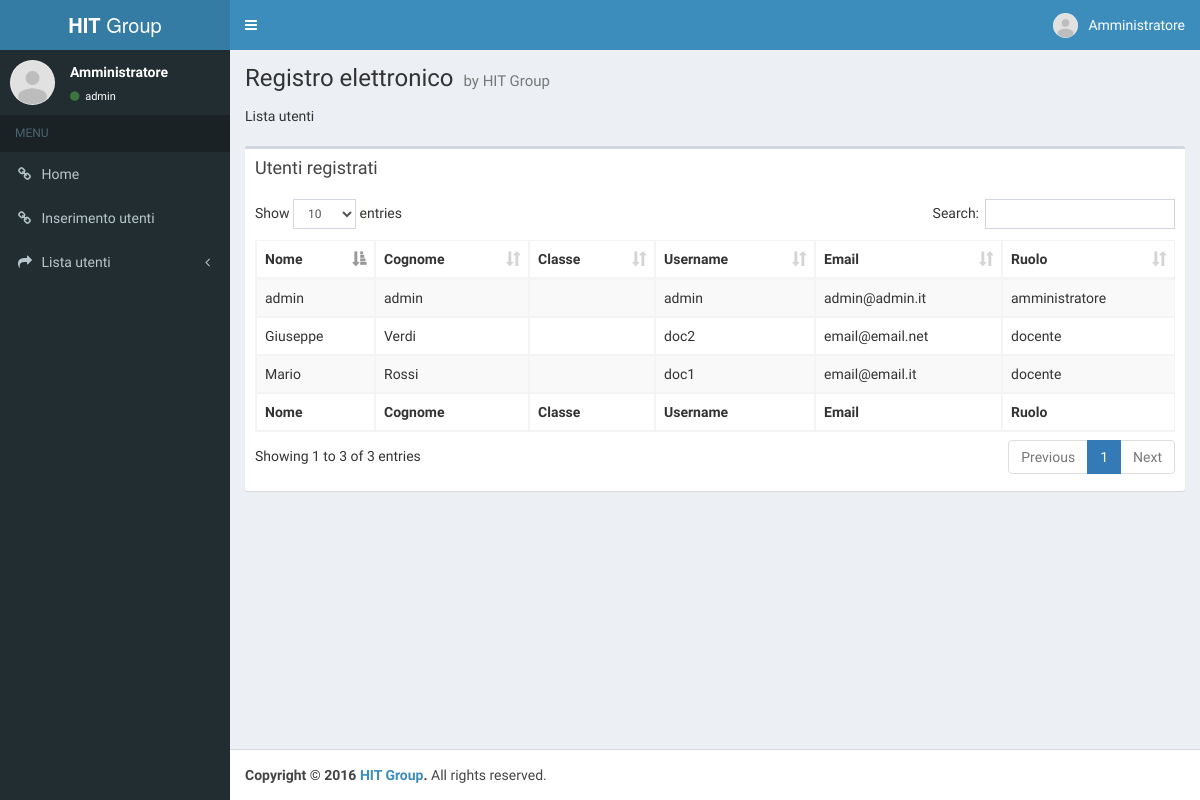
Page /?p=usrlist&show=all (signed in) on the committed database.
### tables this page shows
CREATE TABLE IF NOT EXISTS `utenti` (

  `id` int(11) NOT NULL AUTO_INCREMENT,

  `username` varchar(50) DEFAULT NULL,
  `nome` varchar(50) DEFAULT NULL,
  `cognome` varchar(50) DEFAULT NULL,
  `email` varchar(50) DEFAULT NULL,
  `ruolo` varchar(50) DEFAULT NULL,
  `scuola` varchar(50) DEFAULT NULL,
  `classe` int(11) DEFAULT NULL,
  `password` varchar(250) DEFAULT NULL,

  `temp_pwd` varchar(6) DEFAULT NULL,
  PRIMARY KEY (`id`),
  KEY `classe` (`classe`)
);

### include/nav/pagemanager.php (called while the page is built)
<?php
  if(isset($_GET["p"]))
    $pag=htmlspecialchars($_GET["p"]);
  else
    $pag="index";
  if(isset($_GET["show"]))
    $show=htmlspecialchars($_GET["show"]);
  else
    $show="stu";
?>

### pages/usrlist.php (the view, shortened to what this page needs)
<?php
  echo "Lista utenti<br><br>";
  if($show=="all"){
    $conn = new mysqli($db_servername, $db_username, $db_password, $db_name);
    $sql = "SELECT * FROM utenti";
    $result = $conn->query($sql);
    echo '						<div class="box">
                  <div class="box-header">
                    <h3 class="box-title">Utenti registrati</h3>
                  </div>
                  <div class="box-body">
                    <table id="example1" class="table table-bordered table-striped">
                      <thead>
                      <tr>
                        <th>Nome</th>
                        <th>Cognome</th>
                        <th>Classe</th>
                        <th>Username</th>
                        <th>Email</th>
                        <th>Ruolo</th>
                      </tr>
                      </thead>
                      <tbody>
                      ';
    if ($result->num_rows > 0) {
         while($row = $result->fetch_assoc()) {
           $id=$row["ID"];
           echo '<tr id="usr';
           echo "$id";
           echo '">';
           echo "<td>". $row["nome"]. "</td>
                 <td>". $row["cognome"]. "</td>
                 <td>". $row["classe"]. "</td>
                 <td>". $row["username"] . "</td>
                 <td>". $row["email"] ."</td>
                 <td>". $row["ruolo"] ."</td>";
           echo "</tr>";
         }
    } else {
    }
    echo '</tbody>
        <tfoot>
        <tr>
          <th>Nome</th>
          <th>Cognome</th>
          <th>Classe</th>
          <th>Username</th>
          <th>Email</th>
          <th>Ruolo</th>
        </tr>
        </tfoot>
      </table>
    </div>
    </div>
    ';
  }
?>

### index.php (shortened to what this page needs)
<?php
	include_once 'include/nav/pagemanager.php';
	require_once 'include/session/db_credentials.php';
?>
<!DOCTYPE html>
<html>
<head>
  <link rel="stylesheet" href="bootstrap/css/bootstrap.min.css">
  <link rel="stylesheet" href="https://cdnjs.cloudflare.com/ajax/libs/font-awesome/4.5.0/css/font-awesome.min.css">
	<link rel="stylesheet" href="plugins/datatables/dataTables.bootstrap.css">
  <link rel="stylesheet" href="https://cdnjs.cloudflare.com/ajax/libs/ionicons/2.0.1/css/ionicons.min.css">
  <link rel="stylesheet" href="../../plugins/datatables/dataTables.bootstrap.css">
  <link rel="stylesheet" href="dist/css/AdminLTE.min.css">
  <link rel="stylesheet" href="dist/css/skins/skin-blue.min.css">
</head>
<body class="hold-transition skin-blue sidebar-mini">
<div class="wrapper">
  <header class="main-header">
    <a href="index.php" class="logo">
      <span class="logo-lg"><b>HIT</b> Group</span>
    </a>
    <nav class="navbar navbar-static-top" role="navigation">
      <a href="#" class="sidebar-toggle" data-toggle="offcanvas" role="button">
      </a>
      <div class="navbar-custom-menu">
        <ul class="nav navbar-nav">
          <li class="dropdown user user-menu">
            <a href="#" class="dropdown-toggle" data-toggle="dropdown">
              <img src="img/user_logo.png" class="user-image" alt="User Image">
              <span class="hidden-xs"><?php echo $_SESSION["nomecompleto"]; ?></span>
            </a>
          </li>
        </ul>
      </div>
    </nav>
  </header>
	<?php include 'include/nav/sidebar.php' ?>
  <div class="content-wrapper">
    <section class="content-header">
      <h1>
        Registro elettronico
        <small>by HIT Group</small>
      </h1>
    </section>
    <section class="content">
			<div class="row">
				<div class="col-xs-12">
			<?php
				if($_SESSION["ruolo"]=="studente"){
				}elseif ($_SESSION["ruolo"]=="docente") {
				}elseif ($_SESSION["ruolo"]=="amministratore") {
					if($pag=="usrlist")
						include 'pages/usrlist.php';
					elseif ($pag=="addusr")
						include 'pages/addusr.php';
					elseif ($pag=="addusrok")
						include 'pages/addusr_ok.php';
				}
			?>
					</div>
				</div>
    </section>
  </div>
  <footer class="main-footer">
    <strong>Copyright &copy; 2016 <a href="https://hit-group.github.io/">HIT Group</a>.</strong> All rights reserved.
  </footer>
</div>
</body>
</html>

### include/nav/sidebar.php
<aside class="main-sidebar">
  <section class="sidebar">
    <div class="user-panel">
      <div class="pull-left image">
        <img src="img/user_logo.png" class="img-circle" alt="User Image">
      </div>
      <div class="pull-left info">
        <p><?php echo $_SESSION["nomecompleto"]; ?></p>
        <a href="#"><i class="fa fa-circle text-success"></i> <?php echo $_SESSION["username"]; ?></a>
      </div>
    </div>
    <ul class="sidebar-menu">
      <li class="header">MENU</li>
      <?php
        echo ('<li class="');
        if(!isset($pag))
          echo ('active');
        echo ('"><a href="/"><i class="fa fa-link"></i> <span>Home</span></a></li>');
      if($_SESSION["ruolo"]=="studente"){
      }elseif($_SESSION["ruolo"]=="docente") {
      }elseif($_SESSION["ruolo"]=="amministratore") {
        echo ('<li class="');
        if($pag=="addusr")
          echo ('active');
        echo ('"><a href="/?p=addusr"><i class="fa fa-link"></i> <span>Inserimento utenti</span></a></li>');
        echo '
        <li class="treeview">
          <a href="#">
            <i class="fa fa-share"></i> <span>Lista utenti</span>
            <span class="pull-right-container">
              <i class="fa fa-angle-left pull-right"></i>
            </span>
          </a>
          <ul class="treeview-menu">
            <li class="'; if($show==all)echo "active"; echo'"><a href="/?p=usrlist&show=all"><i class="fa fa-circle-o"></i> Tutti</a></li>
            <li class="'; if($show==stu)echo "active"; echo'"><a href="/?p=usrlist&show=stu"><i class="fa fa-circle-o"></i> Studenti</a></li>
            <li class="'; if($show==doc)echo "active"; echo'"><a href="/?p=usrlist&show=doc"><i class="fa fa-circle-o"></i> Docenti</a></li>
            <li class="'; if($show==adm)echo "active"; echo'"><a href="/?p=usrlist&show=adm"><i class="fa fa-circle-o"></i> Amministratori</a></li>
          </ul>
        </li>';
      }
      ?>
    </ul>
  </section>
</aside>

### rows in the picture
utenti: nome "admin", cognome "admin", username "admin", email "admin@admin.it", ruolo "amministratore"
utenti: nome "Mario", cognome "Rossi", username "doc1", email "email@email.it", ruolo "docente"
utenti: nome "Giuseppe", cognome "Verdi", username "doc2", email "email@email.net", ruolo "docente"

### other values in the picture
$_SESSION["nomecompleto"] "Amministratore"
$_SESSION["username"] "admin"
